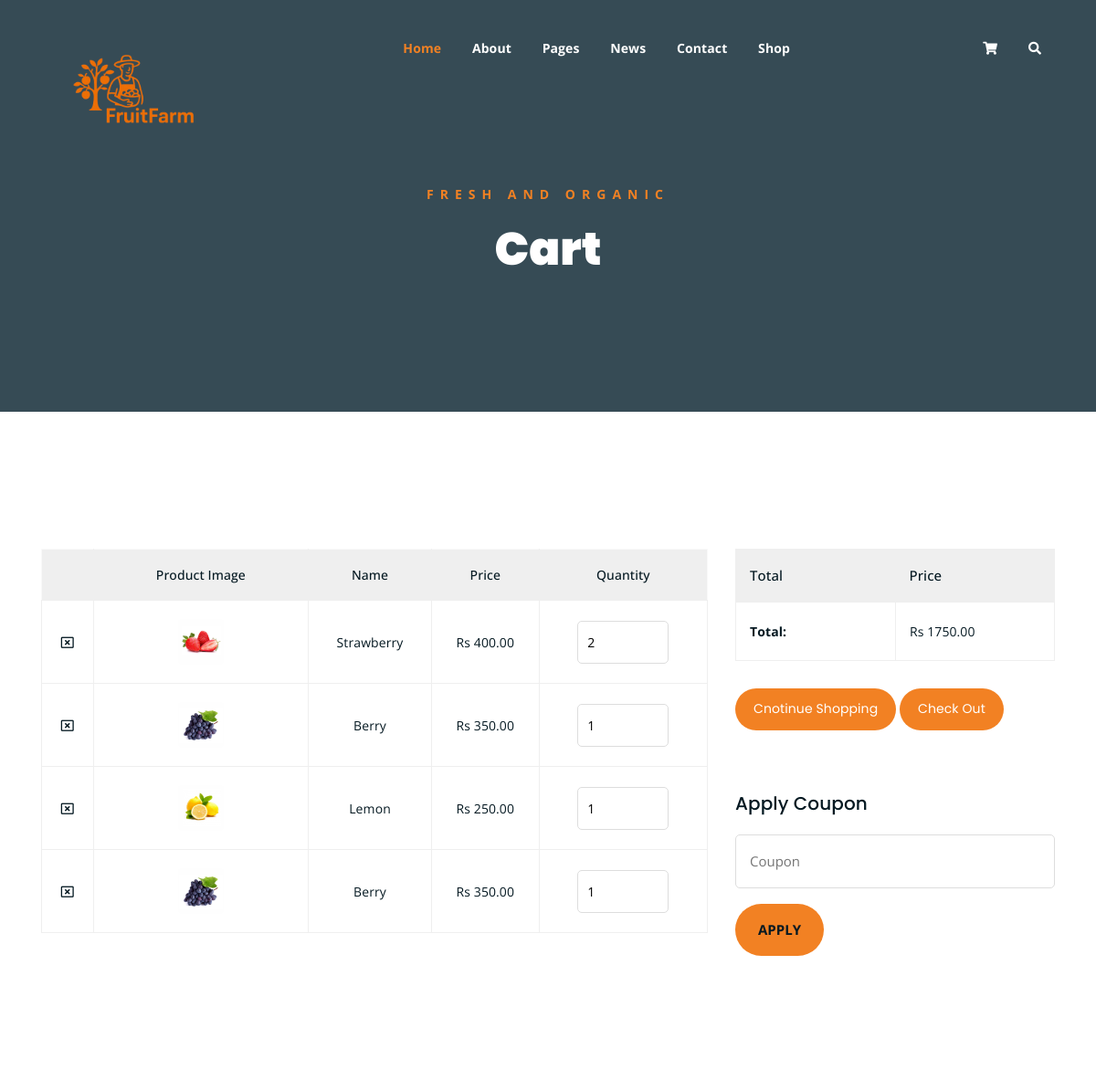
The page /cart (signed in, upper part) on the database as committed earlier.
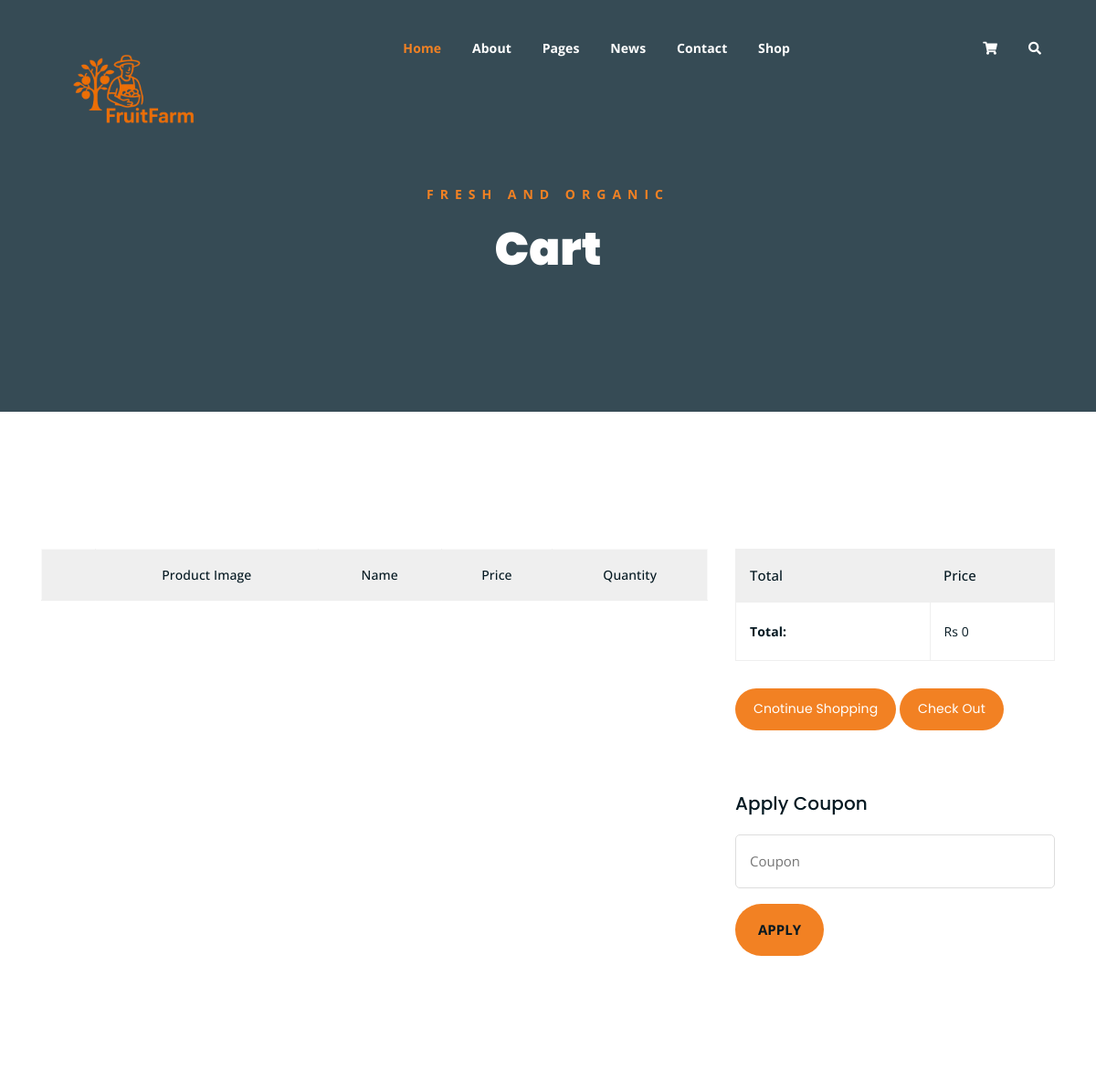
The same page on the database as committed later.
### fruits/models.py (models this page shows)
class CartItem(models.Model):
    product = models.ForeignKey(products, on_delete=models.CASCADE)
    quantity = models.PositiveIntegerField(default=0)
    user = models.ForeignKey(User, on_delete=models.CASCADE)
    date_added = models.DateTimeField(auto_now_add=True)

class products(models.Model):
    image=models.ImageField(upload_to='images/')
    name=models.CharField(max_length=50)
    price=models.DecimalField(decimal_places=2,max_digits=5)

### fruits/views.py (the view)
# urls.py: path("cart",cart),
def cart(request):
    cart_items=CartItem.objects.filter(user=request.user)
    total_price=sum(item.product.price * item.quantity for item in cart_items)
    return render(request,'cart.html',{'cart_items':cart_items,'total_price':total_price})

### fruits/templates/cart.html (shortened to what this page needs)
{% load static %}
<!DOCTYPE html>
<html lang="en">
<head>
	<link rel="stylesheet" href="{% static 'assets/css/all.min.css' %}">
	<link rel="stylesheet" href="{% static 'assets/bootstrap/css/bootstrap.min.css' %}">
	<link rel="stylesheet" href="{% static 'assets/css/owl.carousel.css' %}">
	<link rel="stylesheet" href="{% static 'assets/css/magnific-popup.css' %}">
	<link rel="stylesheet" href="{% static 'assets/css/animate.css' %}">
	<link rel="stylesheet" href="{% static 'assets/css/meanmenu.min.css' %}">
	<link rel="stylesheet" href="{% static 'assets/css/main.css' %}">
	<link rel="stylesheet" href="{% static 'assets/css/responsive.css' %}">
</head>
<body>
	<div class="top-header-area" id="sticker">
		<div class="container">
			<div class="row">
				<div class="col-lg-12 col-sm-12 text-center">
					<div class="main-menu-wrap">
						<div class="site-logo">
							<a href="index">
								<img src="{% static 'assets/img/fruitfarm2.png' %}" alt="">
							</a>
						</div>
						<nav class="main-menu">
							<ul>
								<li class="current-list-item"><a href="#">Home</a>
								</li>
								<li><a href="about">About</a></li>
								<li><a href="#">Pages</a>
								</li>
								<li><a href="news">News</a>
								</li>
								<li><a href="contact">Contact</a></li>
								<li><a href="shop">Shop</a>
								</li>
								<li>
									<div class="header-icons">
										<a class="shopping-cart" href="cart"><i class="fas fa-shopping-cart"></i></a>
										<a class="mobile-hide search-bar-icon" href="#"><i class="fas fa-search"></i></a>
									</div>
								</li>
							</ul>
						</nav>
					</div>
				</div>
			</div>
		</div>
	</div>
	<div class="breadcrumb-section breadcrumb-bg">
		<div class="container">
			<div class="row">
				<div class="col-lg-8 offset-lg-2 text-center">
					<div class="breadcrumb-text">
						<p>Fresh and Organic</p>
						<h1>Cart</h1>
					</div>
				</div>
			</div>
		</div>
	</div>
	<div class="cart-section mt-150 mb-150">
		<div class="container">
			<div class="row">
				<div class="col-lg-8 col-md-12">
					<div class="cart-table-wrap">
						<table class="cart-table">
							<thead class="cart-table-head">
								<tr class="table-head-row">
									<th class="product-remove"></th>
									<th class="product-image">Product Image</th>
									<th class="product-name">Name</th>
									<th class="product-price">Price</th>
									<th class="product-quantity">Quantity</th>
								</tr>
							</thead>
							<tbody>
							{% for i in cart_items %}
								<tr class="table-body-row">
									<td class="product-remove"><a href="remove/{{i.id}}"><i class="far fa-window-close"></i></a></td>
									<td class="product-image"><img src="{{i.product.image.url}}" alt=""></td>
									<td class="product-name">{{i.product.name}}</td>
									<td class="product-price">Rs {{i.product.price}}</td>
									<td class="product-quantity"><input type="number" placeholder="0" value="{{i.quantity}}"></td>
								</tr>
								{% endfor %}
							</tbody>
						</table>
					</div>
				</div>
				<div class="col-lg-4">
					<div class="total-section">
						<table class="total-table">
							<thead class="total-table-head">
								<tr class="table-total-row">
									<th>Total</th>
									<th>Price</th>
								</tr>
							</thead>
							<tbody>
								<tr class="total-data">
									<td><strong>Total: </strong></td>
									<td>Rs {{total_price}}</td>
								</tr>
							</tbody>
						</table>
						<div class="cart-buttons">
							<a href="index" class="boxed-btn">Cnotinue Shopping</a>
							<a href="checkouts" class="boxed-btn black">Check Out</a>
						</div>
					</div>
					<div class="coupon-section">
						<h3>Apply Coupon</h3>
						<div class="coupon-form-wrap">
							<form action="index">
								<p><input type="text" placeholder="Coupon"></p>
								<p><input type="submit" value="Apply"></p>
							</form>
						</div>
					</div>
				</div>
			</div>
		</div>
	</div>
</body>
</html>

### static/assets/css/main.css (style rules this page uses)
html { font-size: 14px; font-weight: 400; line-height: 28px; height: 100%; }
body { font-family: "Open Sans", sans-serif; font-weight: 400; font-size: 1rem; letter-spacing: 0.1px; line-height: 1.8; color: #051922; overflow-x: hidden; }
body img { max-width: 100%; }
a { cursor: pointer; text-decoration: none; -webkit-transition: all 0.2s ease-in-out; -o-transition: all 0.2s ease-in-out; transition: all 0.2s ease-in-out; }
h1, .h1, h2, .h2, h3, .h3, h4, .h4, h5, .h5, h6, .h6 { font-family: "Poppins", sans-serif; font-weight: 700; margin: 0 0 1.25rem 0; color: #051922; }
h1:last-child, .h1:last-child, h2:last-child, .h2:last-child, h3:last-child, .h3:last-child, h4:last-child, .h4:last-child, h5:last-child, .h5:last-child, h6:last-child, .h6:last-child { margin: 0; }
h1, .h1 { font-size: 4rem; font-weight: 700; line-height: 4rem; }
h3, .h3 { font-size: 2rem; font-weight: 700; line-height: 2.25rem; }
p { font-family: "Open Sans", sans-serif; font-weight: 400; font-size: 1rem; letter-spacing: 0.1px; line-height: 1.8; color: #051922; margin: 0 0 1.25rem 0; }
p:last-child { margin: 0; }
.mt-150 { margin-top: 150px; }
.mb-150 { margin-bottom: 150px; }
a.boxed-btn { font-family: 'Poppins', sans-serif; display: inline-block; background-color: #F28123; color: #fff; padding: 10px 20px; }
a.boxed-btn, a.bordered-btn, a.cart-btn { border-radius: 50px; }
.breadcrumb-bg { background-image: url(../img/breadcrumb-bg.jpg); }
.breadcrumb-text p { color: #F28123; font-weight: 700; text-transform: uppercase; letter-spacing: 7px; }
.breadcrumb-text h1 { font-size: 50px; font-weight: 900; color: #fff; margin: 0; margin-top: 20px; }
.breadcrumb-section { padding: 150px 0; background-size: cover; background-position: center center; position: relative; z-index: 1; background-attachment: fixed; padding-top: 200px; }
.breadcrumb-section:after { position: absolute; left: 0; top: 0; width: 100%; height: 100%; content: ""; background-color: #07212e; z-index: -1; opacity: 0.8; }
.top-header-area { position: absolute; z-index: 999; width: 100%; padding: 25px 0; }
nav.main-menu ul { margin: 0; padding: 0; list-style: none; }
nav.main-menu ul li { display: inline-block; }
nav.main-menu ul li a { color: #fff; font-weight: 700; display: block; padding: 15px; }
nav.main-menu ul > li { position: relative; }
nav.main-menu ul li:last-child a { display: inline-block; }
nav.main-menu > ul li:last-child { float: right; }
.site-logo { float: left; max-width: 200px; }
.main-menu-wrap { position: relative; }
.header-icons a { color: #fff; display: inline-block; padding: 10px; }
.site-logo { padding: 6px 0; }
nav.main-menu ul li.current-list-item > a { color: #F28123; }
nav.main-menu li a { -webkit-transition: 0.3s; -o-transition: 0.3s; transition: 0.3s; }
.top-header-area .header-icons a { -webkit-transition: 0.3s; -o-transition: 0.3s; transition: 0.3s; }
.top-header-area { -webkit-transition: 0.3s; -o-transition: 0.3s; transition: 0.3s; }
a.boxed-btn { -webkit-transition: 0.3s; -o-transition: 0.3s; transition: 0.3s; }
input[type="submit"] { -webkit-transition: 0.3s; -o-transition: 0.3s; transition: 0.3s; border-radius: 50px !important; }
html, body { height: 100%; }
input[type="submit"] { background-color: #F28123; color: #051922; font-weight: 700; text-transform: uppercase; font-size: 15px; border: none !important; cursor: pointer; padding: 15px 25px; border-radius: 3px; }
.product-image { padding: 30px; padding-bottom: 0; }
table.cart-table { border: 1px solid #f9f9f9; width: 100%; }
thead { border-bottom: 1px solid #eee; }
tr.table-head-row th { border-right: 1px solid #efefef; padding: 15px; font-weight: 500; text-align: center; }
tr.table-head-row th:last-child { border-right: none; }
thead.cart-table-head tr { background-color: #efefef; }
.total-section table.total-table { border: 1px solid #efefef; width: 100%; }
tr.table-total-row { background-color: #efefef; }
tr.table-total-row th { font-weight: 500; font-size: 15px; padding: 15px; }
table.total-table tbody tr.total-data td { border: 1px solid #efefef; padding: 19px 15px; }
tr.total-data td strong { margin-right: 32px; }
.cart-buttons { margin-top: 30px; }
.cart-buttons a:first-child { margin-right: 20px; }
.coupon-section { margin-top: 50px; }
.coupon-section h3 { font-size: 20px; font-weight: 500; }
.coupon-form-wrap form p input[type=text] { border: 1px solid #ddd; color: #051922; padding: 15px; width: 100%; border-radius: 5px; font-size: 15px; }

Rows that differ between the two databases and show on the page:
removed CartItem: product.image (picture), product.name "Strawberry", product.price "400.00", quantity "2"
removed CartItem: product.image (picture), product.name "Berry", product.price "350.00", quantity "1"
removed CartItem: product.image (picture), product.name "Lemon", product.price "250.00", quantity "1"
removed CartItem: product.image (picture), product.name "Berry", product.price "350.00", quantity "1"
Other text that changed with them:
{{ total_price }}: "1750.00" → "0"
